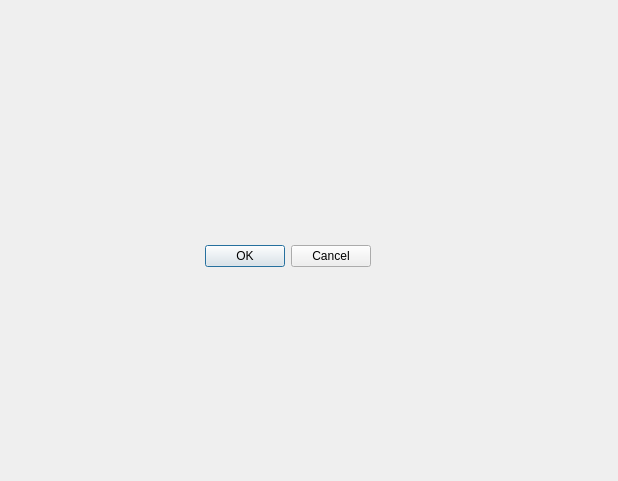
<?xml version="1.0" encoding="UTF-8"?>
<ui version="4.0">
 <class>creditordebit</class>
 <widget class="QDialog" name="creditordebit">
  <property name="geometry">
   <rect>
    <x>0</x>
    <y>0</y>
    <width>618</width>
    <height>481</height>
   </rect>
  </property>
  <property name="windowTitle">
   <string>Dialog</string>
  </property>
  <widget class="QDialogButtonBox" name="buttonBox">
   <property name="geometry">
    <rect>
     <x>30</x>
     <y>240</y>
     <width>341</width>
     <height>32</height>
    </rect>
   </property>
   <property name="orientation">
    <enum>Qt::Horizontal</enum>
   </property>
   <property name="standardButtons">
    <set>QDialogButtonBox::Cancel|QDialogButtonBox::Ok</set>
   </property>
  </widget>
 </widget>
 <resources/>
 <connections>
  <connection>
   <sender>buttonBox</sender>
   <signal>accepted()</signal>
   <receiver>creditordebit</receiver>
   <slot>accept()</slot>
   <hints>
    <hint type="sourcelabel">
     <x>248</x>
     <y>254</y>
    </hint>
    <hint type="destinationlabel">
     <x>157</x>
     <y>274</y>
    </hint>
   </hints>
  </connection>
  <connection>
   <sender>buttonBox</sender>
   <signal>rejected()</signal>
   <receiver>creditordebit</receiver>
   <slot>reject()</slot>
   <hints>
    <hint type="sourcelabel">
     <x>316</x>
     <y>260</y>
    </hint>
    <hint type="destinationlabel">
     <x>286</x>
     <y>274</y>
    </hint>
   </hints>
  </connection>
 </connections>
</ui>
